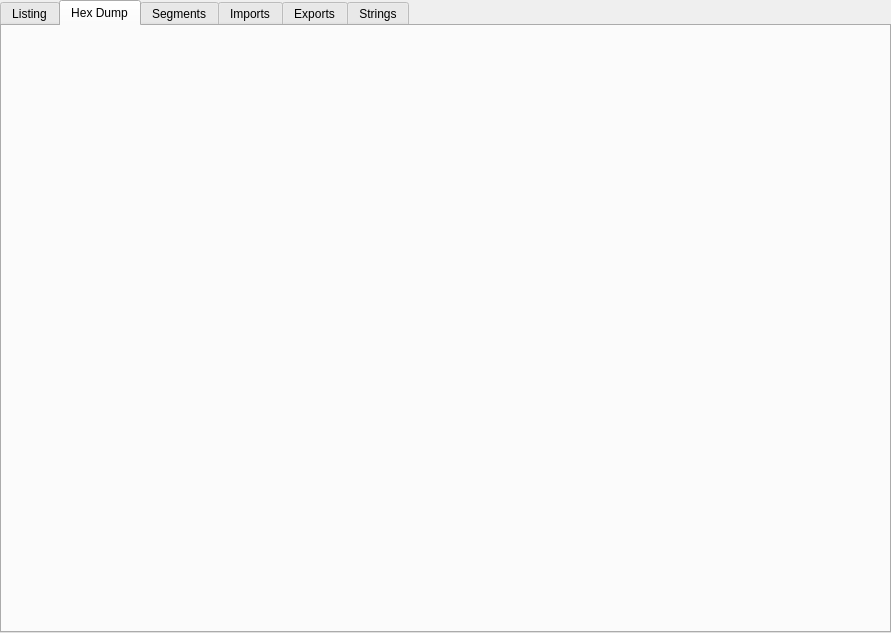
<?xml version="1.0" encoding="UTF-8"?>
<ui version="4.0">
 <class>DisassemblerView</class>
 <widget class="QWidget" name="DisassemblerView">
  <property name="geometry">
   <rect>
    <x>0</x>
    <y>0</y>
    <width>891</width>
    <height>633</height>
   </rect>
  </property>
  <property name="windowTitle">
   <string>Form</string>
  </property>
  <layout class="QVBoxLayout" name="verticalLayout">
   <property name="spacing">
    <number>0</number>
   </property>
   <property name="leftMargin">
    <number>0</number>
   </property>
   <property name="topMargin">
    <number>0</number>
   </property>
   <property name="rightMargin">
    <number>0</number>
   </property>
   <property name="bottomMargin">
    <number>0</number>
   </property>
   <item>
    <widget class="QTabWidget" name="tabView">
     <property name="tabPosition">
      <enum>QTabWidget::North</enum>
     </property>
     <property name="currentIndex">
      <number>1</number>
     </property>
     <widget class="QWidget" name="tabListing">
      <attribute name="title">
       <string>Listing</string>
      </attribute>
      <layout class="QVBoxLayout" name="verticalLayout_2">
       <property name="spacing">
        <number>0</number>
       </property>
       <property name="leftMargin">
        <number>0</number>
       </property>
       <property name="topMargin">
        <number>0</number>
       </property>
       <property name="rightMargin">
        <number>0</number>
       </property>
       <property name="bottomMargin">
        <number>0</number>
       </property>
       <item>
        <widget class="QStackedWidget" name="stackedWidget"/>
       </item>
      </layout>
     </widget>
     <widget class="QWidget" name="tabHexDump">
      <attribute name="title">
       <string>Hex Dump</string>
      </attribute>
      <layout class="QVBoxLayout" name="verticalLayout_4">
       <property name="spacing">
        <number>0</number>
       </property>
       <property name="leftMargin">
        <number>0</number>
       </property>
       <property name="topMargin">
        <number>0</number>
       </property>
       <property name="rightMargin">
        <number>0</number>
       </property>
       <property name="bottomMargin">
        <number>0</number>
       </property>
       <item>
        <widget class="QWidget" name="widget" native="true"/>
       </item>
      </layout>
     </widget>
     <widget class="QWidget" name="tabSegments">
      <attribute name="title">
       <string>Segments</string>
      </attribute>
      <layout class="QVBoxLayout" name="verticalLayout_3">
       <property name="spacing">
        <number>0</number>
       </property>
       <property name="leftMargin">
        <number>0</number>
       </property>
       <property name="topMargin">
        <number>0</number>
       </property>
       <property name="rightMargin">
        <number>0</number>
       </property>
       <property name="bottomMargin">
        <number>0</number>
       </property>
       <item>
        <widget class="QTableView" name="tvSegments">
         <property name="frameShape">
          <enum>QFrame::NoFrame</enum>
         </property>
         <property name="frameShadow">
          <enum>QFrame::Plain</enum>
         </property>
         <property name="lineWidth">
          <number>0</number>
         </property>
         <property name="editTriggers">
          <set>QAbstractItemView::NoEditTriggers</set>
         </property>
         <property name="selectionBehavior">
          <enum>QAbstractItemView::SelectRows</enum>
         </property>
         <property name="showGrid">
          <bool>false</bool>
         </property>
         <property name="wordWrap">
          <bool>false</bool>
         </property>
         <attribute name="horizontalHeaderHighlightSections">
          <bool>false</bool>
         </attribute>
         <attribute name="horizontalHeaderStretchLastSection">
          <bool>false</bool>
         </attribute>
         <attribute name="verticalHeaderVisible">
          <bool>false</bool>
         </attribute>
        </widget>
       </item>
      </layout>
     </widget>
     <widget class="QWidget" name="tabImports">
      <attribute name="title">
       <string>Imports</string>
      </attribute>
      <layout class="QVBoxLayout" name="verticalLayout_7">
       <property name="spacing">
        <number>0</number>
       </property>
       <property name="leftMargin">
        <number>0</number>
       </property>
       <property name="topMargin">
        <number>0</number>
       </property>
       <property name="rightMargin">
        <number>0</number>
       </property>
       <property name="bottomMargin">
        <number>0</number>
       </property>
       <item>
        <widget class="QTableView" name="tvImports">
         <property name="contextMenuPolicy">
          <enum>Qt::CustomContextMenu</enum>
         </property>
         <property name="frameShape">
          <enum>QFrame::NoFrame</enum>
         </property>
         <property name="frameShadow">
          <enum>QFrame::Plain</enum>
         </property>
         <property name="lineWidth">
          <number>0</number>
         </property>
         <property name="editTriggers">
          <set>QAbstractItemView::NoEditTriggers</set>
         </property>
         <property name="selectionBehavior">
          <enum>QAbstractItemView::SelectRows</enum>
         </property>
         <property name="showGrid">
          <bool>false</bool>
         </property>
         <property name="wordWrap">
          <bool>false</bool>
         </property>
         <attribute name="horizontalHeaderHighlightSections">
          <bool>false</bool>
         </attribute>
         <attribute name="horizontalHeaderStretchLastSection">
          <bool>false</bool>
         </attribute>
         <attribute name="verticalHeaderVisible">
          <bool>false</bool>
         </attribute>
        </widget>
       </item>
      </layout>
     </widget>
     <widget class="QWidget" name="tabExports">
      <attribute name="title">
       <string>Exports</string>
      </attribute>
      <layout class="QVBoxLayout" name="verticalLayout_8">
       <property name="spacing">
        <number>0</number>
       </property>
       <property name="leftMargin">
        <number>0</number>
       </property>
       <property name="topMargin">
        <number>0</number>
       </property>
       <property name="rightMargin">
        <number>0</number>
       </property>
       <property name="bottomMargin">
        <number>0</number>
       </property>
       <item>
        <widget class="QTableView" name="tvExports">
         <property name="contextMenuPolicy">
          <enum>Qt::CustomContextMenu</enum>
         </property>
         <property name="frameShape">
          <enum>QFrame::NoFrame</enum>
         </property>
         <property name="frameShadow">
          <enum>QFrame::Plain</enum>
         </property>
         <property name="lineWidth">
          <number>0</number>
         </property>
         <property name="editTriggers">
          <set>QAbstractItemView::NoEditTriggers</set>
         </property>
         <property name="selectionBehavior">
          <enum>QAbstractItemView::SelectRows</enum>
         </property>
         <property name="showGrid">
          <bool>false</bool>
         </property>
         <property name="wordWrap">
          <bool>false</bool>
         </property>
         <attribute name="horizontalHeaderHighlightSections">
          <bool>false</bool>
         </attribute>
         <attribute name="horizontalHeaderStretchLastSection">
          <bool>false</bool>
         </attribute>
         <attribute name="verticalHeaderVisible">
          <bool>false</bool>
         </attribute>
        </widget>
       </item>
      </layout>
     </widget>
     <widget class="QWidget" name="tabStrings">
      <attribute name="title">
       <string>Strings</string>
      </attribute>
      <layout class="QVBoxLayout" name="verticalLayout_5">
       <property name="spacing">
        <number>0</number>
       </property>
       <property name="leftMargin">
        <number>0</number>
       </property>
       <property name="topMargin">
        <number>0</number>
       </property>
       <property name="rightMargin">
        <number>0</number>
       </property>
       <property name="bottomMargin">
        <number>0</number>
       </property>
       <item>
        <widget class="QTableView" name="tvStrings">
         <property name="contextMenuPolicy">
          <enum>Qt::CustomContextMenu</enum>
         </property>
         <property name="frameShape">
          <enum>QFrame::NoFrame</enum>
         </property>
         <property name="frameShadow">
          <enum>QFrame::Plain</enum>
         </property>
         <property name="lineWidth">
          <number>0</number>
         </property>
         <property name="editTriggers">
          <set>QAbstractItemView::NoEditTriggers</set>
         </property>
         <property name="selectionBehavior">
          <enum>QAbstractItemView::SelectRows</enum>
         </property>
         <property name="showGrid">
          <bool>false</bool>
         </property>
         <property name="wordWrap">
          <bool>false</bool>
         </property>
         <attribute name="horizontalHeaderHighlightSections">
          <bool>false</bool>
         </attribute>
         <attribute name="horizontalHeaderStretchLastSection">
          <bool>false</bool>
         </attribute>
         <attribute name="verticalHeaderVisible">
          <bool>false</bool>
         </attribute>
        </widget>
       </item>
      </layout>
     </widget>
    </widget>
   </item>
  </layout>
 </widget>
 <resources/>
 <connections/>
</ui>
